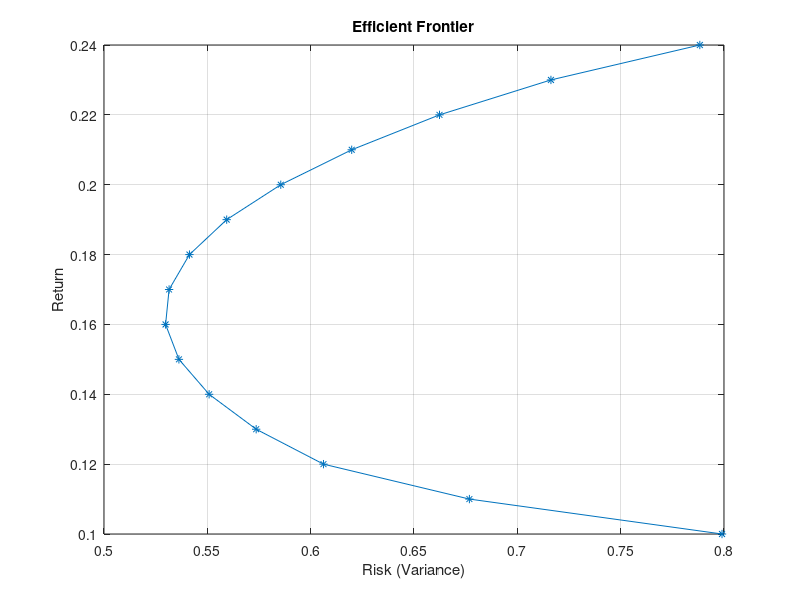

The MATLAB script that drew this image:
% Markowitz portföy yönetimi
clear, clc, close all
% Hisse sayısı
n = 5;

% Alt ve üst sınırlar
LB = [0 0 0 0 0]';
UB = [1 1 1 1 1]';

% Hedef getiri için hisse getirileri
r1 = 0.8; r2 = 0.4; r3 = 0.1; r4 = 0.15; r5 = 0.1;
Aeq = [1 1 1 1 1; r1 r2 r3 r4 r5];

% Hedef getiri
rt = 0.25;
beq = [1; rt];

% Eşitsizlik kısıtları
A = [-1 -1 0 0 0; 1 1 0 0 0; 0 0 -1 -1 -1; 0 0 1 1 1];
b = [-0.4; 0.6; -0.3; 0.7];

f = [0; 0; 0; 0; 0];
H = [
    3.0 1.2 0.7 0.5 0.3;
    1.2 4.0 0.3 0.8 0.6;
    0.7 0.3 2.5 0.4 0.2;
    0.5 0.8 0.4 3.2 0.9;
    0.3 0.6 0.2 0.9 2.8
];

% İlk çözüm
X = quadprog(H, f, A, b, Aeq, beq, LB, UB);
risk = 1/2 * X' * H * X;

% Hedef getiriyi değiştirelim ve sonuçları saklayalım
LB = [0 0 0 0 0]';
UB = [1 1 1 1 1]';
f = [0; 0; 0; 0; 0];
r1 = 0.1; r2 = 0.3; r3 = 0.2; r4 = 0.15; r5 = 0.1;
Aeq = [1 1 1 1 1; r1 r2 r3 r4 r5];
A = [-1 -1 0 0 0; 1 1 0 0 0; 0 0 -1 -1 -1; 0 0 1 1 1];
b = [-0.4; 0.6; -0.3; 0.7];
H = [
    3.0 1.2 0.7 0.5 0.3;
    1.2 4.0 0.3 0.8 0.6;
    0.7 0.3 2.5 0.4 0.2;
    0.5 0.8 0.4 3.2 0.9;
    0.3 0.6 0.2 0.9 2.8
];

sonuc = [];
for rt = 0.1:0.01:0.3
    beq = [1; rt];
    X = quadprog(H, f, A, b, Aeq, beq, LB, UB);
    risk = 1/2 * X' * H * X;
    sonuc = [sonuc; rt risk X'];
end

sonuc = sonuc(1:15, :);

Riskler = sonuc(:, 2);
Getiriler = sonuc(:, 1);

figure()
plot(Riskler, Getiriler, '*-');
xlabel('Risk (Variance)');
ylabel('Return');
title('Efficient Frontier');
grid on;

% Hesaplanan matrisi göstermek için
disp('Hedef Getiri, Risk ve Portföy Dağılımı:');
disp(sonuc);
